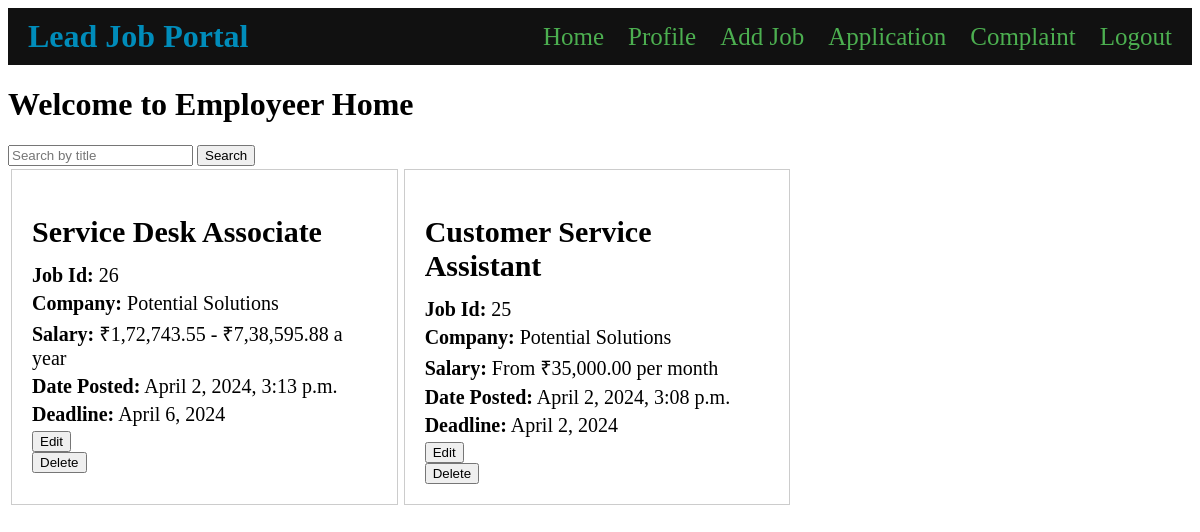
/employeer/employeer_home/ (signed in), run on the app's committed database.
### employeer/models.py (models this page shows, shortened)
class Job(models.Model):
    company_name = models.ForeignKey(Company, on_delete=models.CASCADE)
    user = models.ForeignKey(User, on_delete=models.CASCADE, null=True, blank=True)
    user_email = models.EmailField(blank=True)
    title = models.CharField(max_length=100)
    description = models.TextField()
    required_qualifications = models.TextField()
    desired_qualifications = models.TextField()
    responsibilities = models.TextField()
    application_deadline = models.DateField()
    salary_range = models.CharField(max_length=100)
    location = models.CharField(max_length=100)
    date_added = models.DateTimeField(default=timezone.now)
    employment_type = models.CharField(max_length=20, choices=[('work_from_home', 'Work From Home'), ('work_from_office', 'Work From Office'), ('hybrid', 'Hybrid')])
    company_benefits = models.TextField()
    how_to_apply = models.TextField()
    other_information = models.TextField()
    industry_type = [
        ('IT', 'Information Technology'),
        ('Healthcare', 'Healthcare'),
        ('Finance', 'Finance'),
        ('Education', 'Education'),
        ('Manufacturing', 'Manufacturing'),
    ]
    industry = models.CharField(max_length=20, choices=industry_type,default='IT')

### users/models.py (models this page shows)
class Company(models.Model):
    user = models.OneToOneField(User, on_delete=models.CASCADE)
    company_name = models.CharField(max_length=100, blank=True)
    company_website = models.URLField(blank=True)
    DESIGNATION_CHOICES = [
        ('hr', 'HR'),
        ('manager', 'Manager'),
        ('ceo', 'CEO')
    ]
    designation = models.CharField(max_length=20, choices=DESIGNATION_CHOICES, default='hr')
    def __str__(self):
        return self.company_name

### employeer/views.py (the view)
# urls.py: path('employeer_home/', views.employeer_home, name='employeer_home'),
def employeer_home(request):
    company_name = request.user.company
    search_query = request.GET.get('search')
    job_listings = Job.objects.filter(company_name=company_name)
    if search_query:
        job_listings = job_listings.filter(
            Q(title__icontains=search_query) |
            Q(description__icontains=search_query)|
            Q(location__icontains=search_query)
        )
    job_listings = job_listings.order_by('-id')
    return render(request, 'employeer/employeer_home.html', {'job_listings': job_listings})

### employeer/templates/employeer/employeer_home.html (shortened to what this page needs)
{% include 'users/navbar.html' %}
<!DOCTYPE html>
<html lang="en">
<head>
</head>
<body>
    <h1>Welcome to Employeer Home</h1>
    <form method="GET" action="{% url 'employeer:employeer_home' %}">
        <input type="text" name="search" placeholder="Search by title">
        <button type="submit">Search</button>
    </form>
    <div class="job-listing-container">
        {% for job in job_listings %}
        <div class="job-listing">
            <h2>{{ job.title }}</h2>
            <p><strong>Job Id:</strong> {{job.id}}</p>
            <p><strong>Company:</strong> {{ job.company_name }}</p>
            <p><strong>Salary:</strong> {{ job.salary_range }}</p>
            <p><strong>Date Posted:</strong> {{ job.date_added }}</p>
            <p><strong>Deadline:</strong> {{ job.application_deadline }}</p>
            <form action="{% url 'employeer:edit_job' job.id %}">
                <button type="submit">Edit</button>
            </form>
            <form action="{% url 'employeer:delete_job' job.id %}" onsubmit="return confirm('Are you sure you want to delete this job?');">
                <button type="submit">Delete</button>
            </form>
        </div>
        {% empty %}
        <p>No job listings available.</p>
        {% endfor %}
    </div>
</body>
</html>

### employeer/templates/employeer/employeer_home.html (style rules this page uses)
.job-listing-container { display: flex; flex-wrap: wrap; }
.job-listing { width: calc(33.33% - 50px); border: 1px solid #ccc; margin: 3px; padding: 20px; }
.job-listing h2 { font-size: 30px; margin-bottom: 15px; }
.job-listing p { margin: 5px 0; font-size: 20px; }

### data on the page
Job: title "Service Desk Associate", id "26", company_name "Potential Solutions", salary_range "₹1,72,743.55 - ₹7,38,595.88 a year", date_added "April 2, 2024, 3:13 p.m.", application_deadline "April 6, 2024"
Job: title "Customer Service Assistant", id "25", company_name "Potential Solutions", salary_range "From ₹35,000.00 per month", date_added "April 2, 2024, 3:08 p.m.", application_deadline "April 2, 2024"
